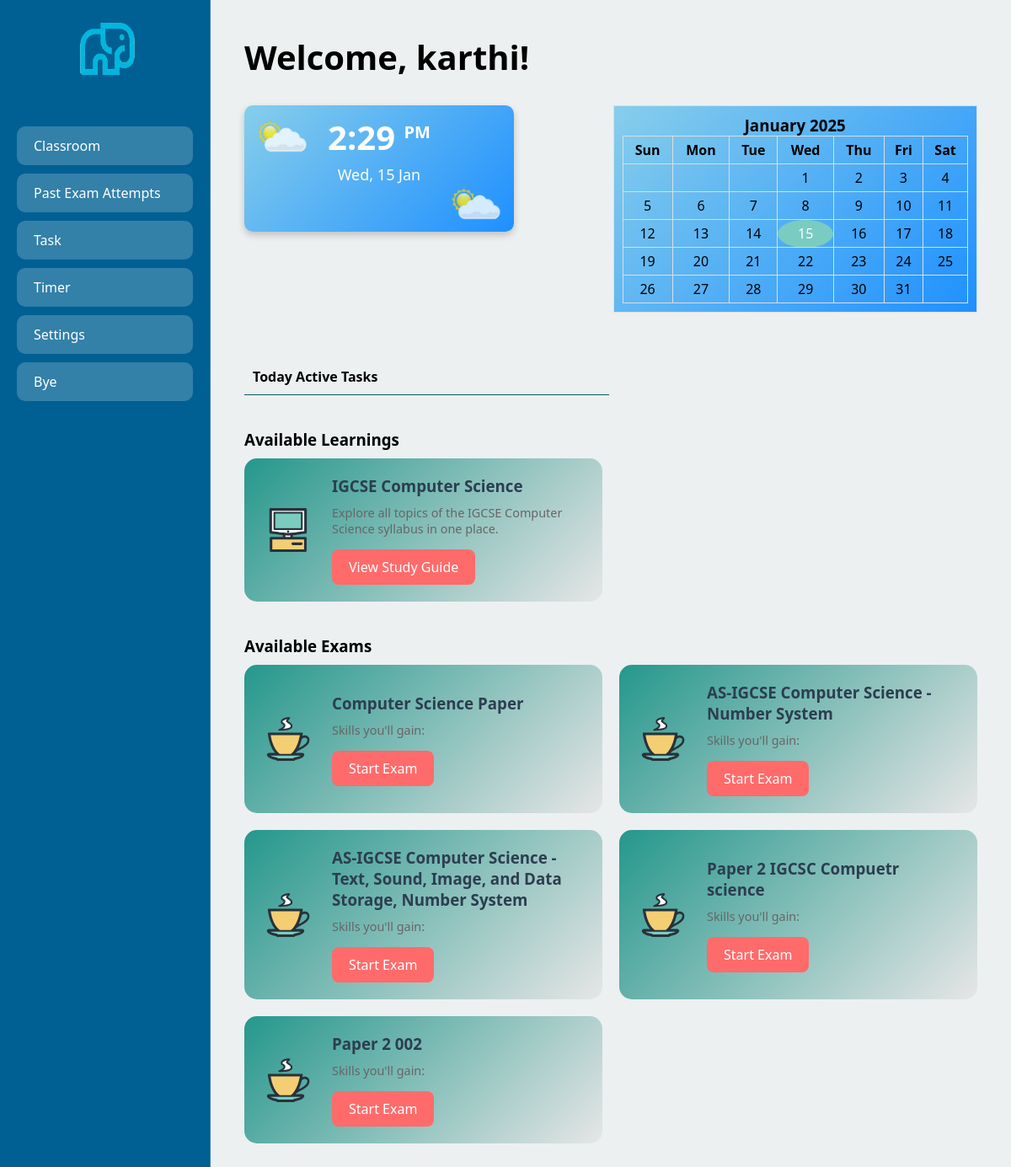
Before: /user_home (signed in) with the older database file.
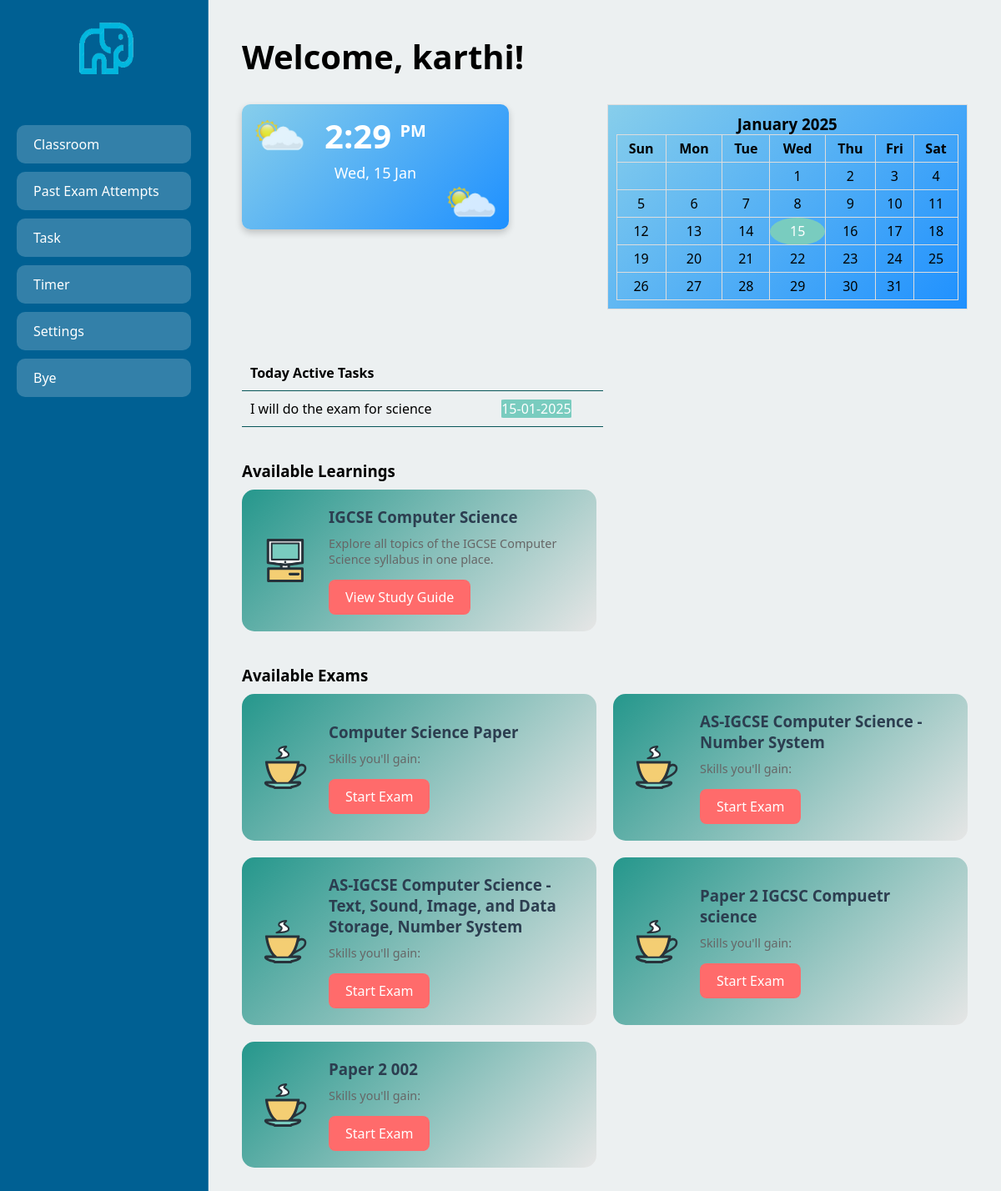
After: the same page with the newer database file.
### app.py (models this page shows)
class Learning(db.Model):
    id = db.Column(db.Integer, primary_key=True)
    title = db.Column(db.String(100), nullable=False)  # Title of the learning material
    desc = db.Column(db.Text, nullable=True)           # Description of the learning material
    code = db.Column(db.String(50), nullable=False)    # Code identifier for the learning material

class Exam(db.Model):
    __tablename__ = 'exam'
    id = db.Column(db.Integer, primary_key=True)
    title = db.Column(db.String(100), nullable=False)
    questions = db.relationship('Question', backref='exam', lazy=True)

class ToDo(db.Model):
    id = db.Column(db.Integer, primary_key=True)
    task = db.Column(db.String(200), nullable=False)
    date = db.Column(db.Date, nullable=False)
    user_id = db.Column(db.Integer, db.ForeignKey('user.id'), nullable=False)

### app.py (the view)
@app.route("/user_home")
@login_required
def user_home():
    attempts = ExamAttempt.query.filter_by(user_id=current_user.id).order_by(ExamAttempt.attempt_date.desc()).all()
    todos_all = ToDo.query.filter_by(user_id=current_user.id).order_by(ToDo.date.asc()).all()
    today = datetime.now().date()
    tomorrow = today + timedelta(days=1)
    todos = ToDo.query.filter(
        ToDo.user_id == current_user.id,
        ToDo.date.in_([today, tomorrow])  # Filter for today and tomorrow
    ).order_by(ToDo.date.asc()).all()
    print(todos)
    user_class = current_user.student_class
    print(user_class)
    exams = db.session.query(Exam).join(ExamMapping).filter(ExamMapping.class_name == user_class).all()
    learnings = db.session.query(Learning).join(LearningsMapping).filter(LearningsMapping.class_name == user_class).all()
    return render_template("user_home.html", exams=exams, attempts=attempts, learnings=learnings, todos=todos)

### app.py (called while the page is built)
@login_manager.user_loader
def load_user(user_id):
    return User.query.get(int(user_id))

### templates/user_home.html (shortened to what this page needs)
<!DOCTYPE html>
<html lang="en">
<head>
</head>
<body>
    <div class="sidebar">
      <div class="sidebar-logo">
            <img src="static/logo.png" alt="Backbench Logo">
        </div>
            <a href="{{ url_for('user_home') }}" class="sidebar-button">Classroom</a>
            <a href="{{ url_for('attempts') }}" class="sidebar-button">Past Exam Attempts</a>
             <a href="{{ url_for('task') }}" class="sidebar-button">Task</a>
            <a href="{{ url_for('countdown') }}" class="sidebar-button">Timer</a>
            <a href="{{ url_for('settings') }}" class="sidebar-button">Settings</a>
        <a href="{{ url_for('logout') }}" class="sidebar-button">Bye</a>
    </div>
    <div class="content">
        <h1>Welcome, {{ current_user.username }}!</h1>
        <div class="widget-container">
        <div id="current-time-widget">
    <div class="time">10:41 <span class="period">PM</span></div>
    <div class="date">Fri, 6 Jun</div>
</div>
        <div id="calendar"></div>
        <div class="todo-container">
            <table  class="todo-table">
        <thead>
            <tr>
                <th>Today Active Tasks</th>
                <th></th>
            </tr>
        </thead>
        <tbody id="todoList">
            {% for todo in todos %}
            <tr>
                <td>{{ todo.task }}</td>
                <td>
                {% if todo.date == current_date %}
                    <span style="color: green; font-weight: bold;">Today</span>
                {% elif todo.date == tomorrow_date %}
                    <span style="color: orange; font-weight: bold;">Tomorrow</span>
                {% else %}
                     <span style="background-color: #79CCBF; color: white; border-radius: 5%;">{{ todo.date.strftime('%d-%m-%Y') }}</span>
                {% endif %}
            </td>
            </tr>
            {% endfor %}
        </tbody>
    </table>
        </div>
        </div>
     <h3>Available Learnings</h3>
            {% for learn in learnings %}
    <div class="exam-catalog">
        <div class="exam-card">
            <div class="exam-info">
                <h3>{{ learn.title }}</h3>
                <p>{{ learn.desc }}</p>
                <a href="{{ url_for('learn', code=learn.code) }}" class="exam-link">View Study Guide</a>
            </div>
        </div>
    </div>
     {% endfor %}
        <h3>Available Exams</h3>
        <div class="exam-catalog">
            {% for exam in exams %}
            <div class="exam-card">
                <div class="exam-info">
                    <h3>{{ exam.title }}</h3>
                    <p>Skills you'll gain: {{ exam.skills }}</p>
                    <a href="{{ url_for('exam', exam_id=exam.id, question_number=1) }}" class="exam-link">Start Exam</a>
                </div>
            </div>
            {% endfor %}
        </div>
    </div>
</body>
</html>

Changed rows visible on the page:
added ToDo: task "I will do the exam for science", date "15-01-2025"
